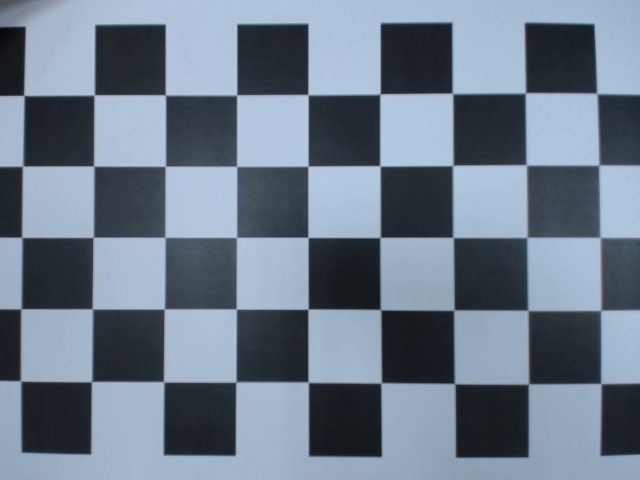
#> input picture opencv_sample/11.png, 640 x 480 px
$ python removeDistortion.py
#> lines starting #> are read from the running program, lines starting #| are printed output that depends on the picture
import numpy as np
import os, json
import cv2

name = '11.png'
out = '11_new.png'

f = open('intrinsic.json')
#> (reads opencv_sample/intrinsic.json from the repository)
data = json.load(f)
mtx = np.array(data['Kmtx'])
dist = np.array(data['Dist'])
f.close()

# do only once
img = cv2.imread(name)
#> img is the input picture: shape (480, 640, 3); mean B, G, R 138.9, 123.5, 109.1
img_size = (img.shape[1], img.shape[0])
#> img_size = (640, 480)
newcameramtx = mtx.copy()
mapx, mapy = cv2.initUndistortRectifyMap(mtx, dist, np.eye(3), newcameramtx, img_size, 5)

# undistortion
img = cv2.remap(img, mapx, mapy, cv2.INTER_LINEAR)
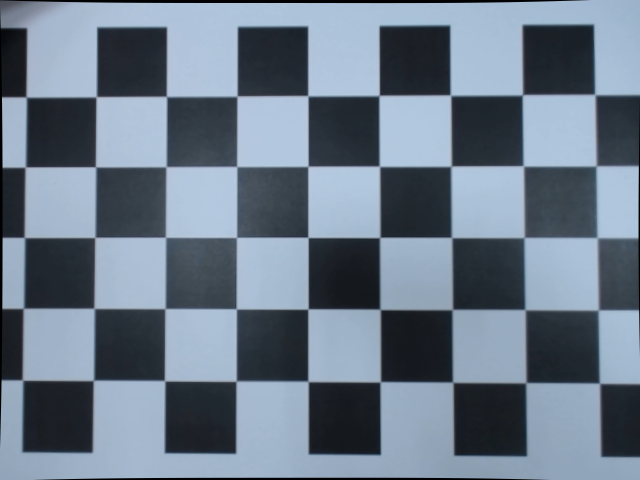
#> img: shape (480, 640, 3); mean B, G, R 137.4, 122.1, 107.9
# img = cv2.undistort(img, mtx, dist, None, newcameramtx) # alternative
cv2.imwrite(out, img)
